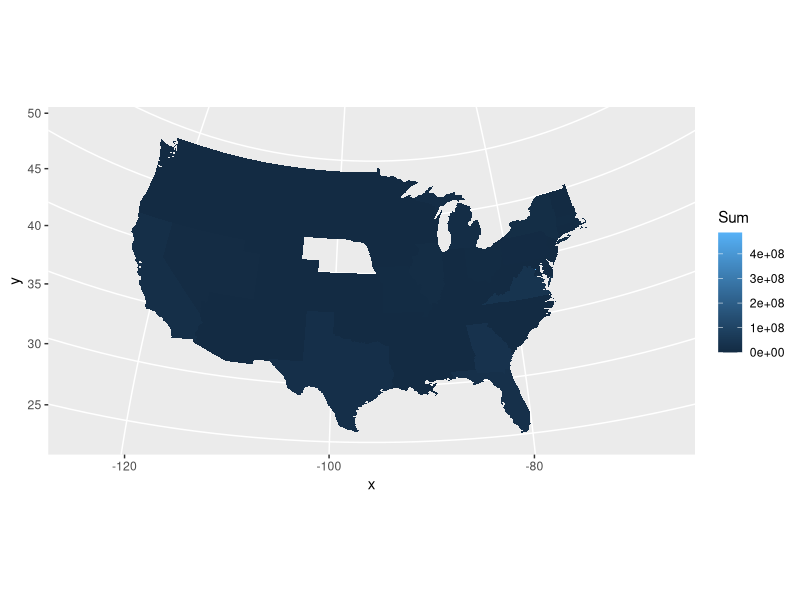
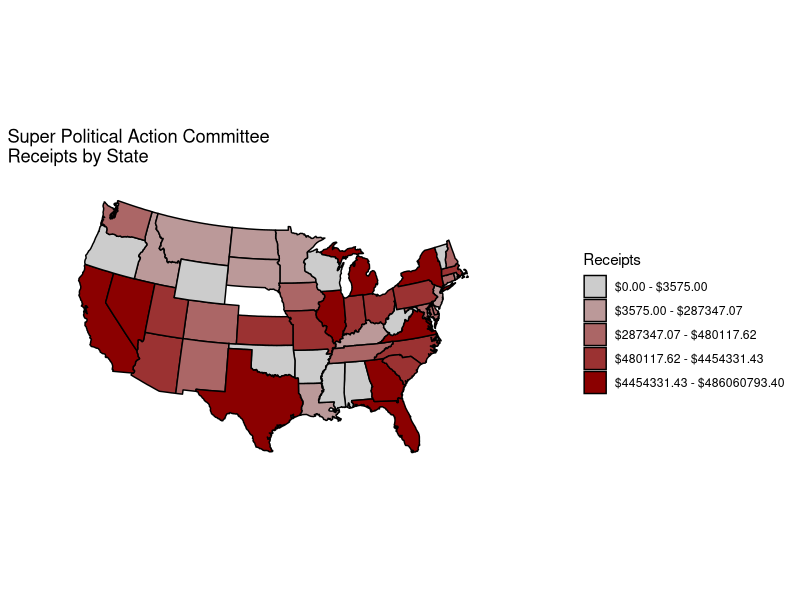

Recreate these plots in R, in order.
#!/usr/bin/Rscript

require(mapproj)
require(ggplot2)
require(grid)
library(maps)
library(plyr)

pac <- read.csv("./committee_summary.csv", header=TRUE)

p <- pac

names(p)[12] <- "receipts"

pdata <- ddply(p, "state", summarize, Sum = sum(receipts, na.rm=TRUE))

states_map <- map_data("state")

pdata$statelc <- tolower(state.name[match(pdata$state, state.abb)])

pdata$statelc[9] <- "district of columbia"

ggplot(pdata, aes(map_id = statelc, fill=Sum))+ geom_map(map=states_map) + expand_limits(x=states_map$long, y=states_map$lat)+coord_map("polyconic")


qs = quantile(pdata$Sum, c(0.0, 0.2, 0.4, 0.6, 0.8, 1.0))
qsf = sprintf("$%.2f", qs)
qlab = paste(head(qsf, -1), tail(qsf, -1), sep=' - ')

pdata$Sum_q <- cut(pdata$Sum, qs, labels=qlab, include.lowest=TRUE)

pal <- colorRampPalette(c("grey80", "darkred"))(5)

clean_theme <- theme(axis.title = element_blank(), axis.text=element_blank(), panel.background=element_blank(), panel.grid=element_blank(), axis.ticks.length = unit(0, "cm"), complete=TRUE)


ggplot(pdata, aes(map_id = statelc, fill=Sum_q))+ geom_map(map=states_map, colour="black") + scale_fill_manual(values=pal) + expand_limits(x=states_map$long, y=states_map$lat)+coord_map("polyconic") + labs(fill="Receipts", x="Longitude", y="Latitude") + ggtitle("Super Political Action Committee\nReceipts by State") + clean_theme
